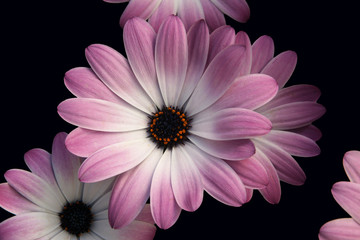
#> input picture im3 (1).jpg, 360 x 240 px
$ jupyter execute --allow-errors 14-05-2024.ipynb
#> lines starting #> are read from the running program, lines starting #| are printed output that depends on the picture; long printed decimals are rounded
[cell 1]
#Program to obtain row major representation of a given matrix
import cv2
img=cv2.imread("road.jpg",0)
#> (the rest of this cell did not finish here and is left out)

[cell 2]
#Program to obtain column major representation of a given matrix
import cv2
img=cv2.imread("road.jpg",0)
#> (the rest of this cell did not finish here and is left out)

[cell 3]
from PIL import Image
import numpy as np

# Open an image
img_path = "flower.jpg"
#> (the rest of this cell did not finish here and is left out)

[cell 4]
#Program to obtain Eucledian Distance between given two vectors
import math
v1 = [78, 77, 88]
#> v1 = [78, 77, 88]
v2 = [23, 33, 22]
sum1 = 0
for i in range(len(v1)):
    sum1 += ( v1[i] - v2[i] ) ** 2
#> this loop made 3 passes
#> sum1 on passes 1 to 3: 3025, 4961, 9317
#> after the loop, sum1 = 9317
ED=math.sqrt(sum1)
#> ED = 96.52
print("Euclidean Distance: ",ED)
#| Euclidean Distance:  96.525

[cell 5]
#Program to display Euclidean Distance of given multiple images without using built in functions
import math
import cv2

img1 = cv2.imread("flower.jpg", 0)
img2 = cv2.imread("cat.jpg", 0)

#> (the rest of this cell did not finish here and is left out)

[cell 6]
#Python program to find the average of grayscale image by using its vector without using built in functions
def average(image):
    sum = 0
    count = 0
    for row in image:
        for pixel in row:
            sum += pixel
            count += 1
    average = sum / count
    return average
image = [
    [90, 20, 30],
    [40, 50, 60],
    [70, 80, 90]
]
average = average(image)
print("Average intensity of the grayscale image:", average)

[cell 7]
#Python program to find the average of grayscale image without using built in functions
import cv2
def average(image):
    sums = 0
    count = 0
    for row in image:
        for pixel in row:
            sums += pixel
            count += 1
    average = sums / count
    return average
image = cv2.imread("flower.jpg",0)
#> (the rest of this cell did not finish here and is left out)

[cell 8]
#Python program to find the variance of grayscale image by using vector value without using built in functions
def variance(image):
    sums= 0
    sum_squared = 0
    count = 0
    for row in image:
        for pixel in row:
            sums += pixel
            sum_squared += pixel ** 2
            count += 1
    mean = sums / count
    variance = (sums / count) - (mean ** 2)
    return variance
image = [
    [10, 20, 30],
    [40, 50, 60],
    [70, 80, 90]
]
variance = variance(image)
print("Variance of the grayscale image:", variance)

[cell 9]
#Python program to find the variance of grayscale image without using built in functions
import cv2
def variance(image):
    sums= 0
    sum_squared = 0
    count = 0
    for row in image:
        for pixel in row:
            sums += pixel
            sum_squared += pixel ** 2
            count += 1
    mean = sums / count
    variance = (sum_squared / count) - (mean ** 2)
    return variance
image = cv2.imread("flower.jpg",0)
#> (the rest of this cell did not finish here and is left out)

[cell 10]
#Python program to find the variance of grayscale image by using vector value without using built in functions
import cv2
S = [[2, 5, 3],
    [6, 1, 8],
    [4, 7, 8]]
print("Original matrix\n",S)
sum1 = 0
for i in range(3):
    for j in range(3):
        sum1 += S[i][j]
mean = sum1 / 9
print("Mean :: ", mean)
varianceSum = 0
for i in range(3):
    for j in range(3):
        varianceSum += (S[i][j] - mean) ** 2
variance = varianceSum / 9
print("Variance :: ", variance)

[cell 11]
#Python program to find the mean,variance of grayscale image without using built in functions
import cv2
img = cv2.imread("flower.jpg", 0)
print("Original matrix\n",img)
#| Original matrix
#|  None
#> (the rest of this cell did not finish here and is left out)

#> (a cell that did not finish here is left out)

[cell 13]
#Program to plot mean,variance of 20 images without using built in functions
import cv2
import numpy as np
import matplotlib.pyplot as plt
img=input("Enter the image: ")
#> the answer given: im3 (1).jpg
image = cv2.imread(img,0)
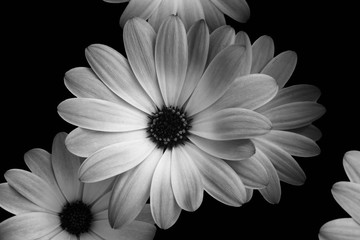
#> image: shape (240, 360); min 0, max 247, mean 80.3
image_array = np.array(image)
rows, cols = image.shape
#> rows = 240; cols = 360
sum1 = 0
for i in range(rows):
    for j in range(cols):
        sum1 += image[i,j]
#> after the loop, sum1 = 6937879
mean = sum1 / (rows * cols)
#> mean = 80.3
print("Mean :: ", mean)
#| Mean ::  80.300
varianceSum = 0
for i in range(rows):
    for j in range(cols):
        varianceSum += (image[i,j] - mean) ** 2
#> after the loop, varianceSum = 455338337.6
variance = varianceSum / (rows * cols)
#> variance = 5270.1
print("Variance :: ", variance)
#| Variance ::  5270.120
plt.figure(figsize=(10, 5))

# Plotting the image
plt.subplot(1, 2, 1)
plt.imshow(image_array, cmap='gray')
plt.title('Image')

# Plotting the mean and variance
plt.subplot(1, 2, 2)
plt.bar(['Mean', 'Variance'], [mean, variance])
plt.title('Mean and Variance')
plt.ylabel('Value')
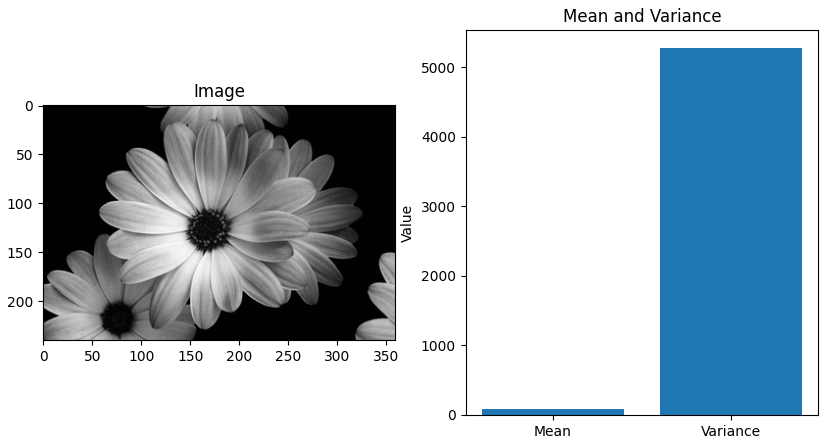
#> figure drawn by matplotlib, 2 panels

[cell 14]
#Program to plot mean,variance of 20 images without using built in functions
import cv2
import numpy as np
import matplotlib.pyplot as plt
img=input("Enter the image: ")
#> the answer given: im3 (1).jpg
image = cv2.imread(img,0)
image_array = np.array(image)
rows, cols = image.shape
sum1 = 0
for i in range(rows):
    for j in range(cols):
        sum1 += image[i,j]
#> after the loop, sum1 = 6937879
mean = sum1 / (rows * cols)
print("Mean :: ", mean)
#| Mean ::  80.300
varianceSum = 0
for i in range(rows):
    for j in range(cols):
        varianceSum += (image[i,j] - mean) ** 2
#> after the loop, varianceSum = 455338337.6
variance = varianceSum / (rows * cols)
print("Variance :: ", variance)
#| Variance ::  5270.120
plt.figure(figsize=(8, 6))
plt.scatter(mean, variance, color='blue', marker='o')
plt.xlabel('X-axis')
plt.ylabel('Y-axis')
plt.title('Scatter Plot Example')
plt.grid(True)
plt.show()
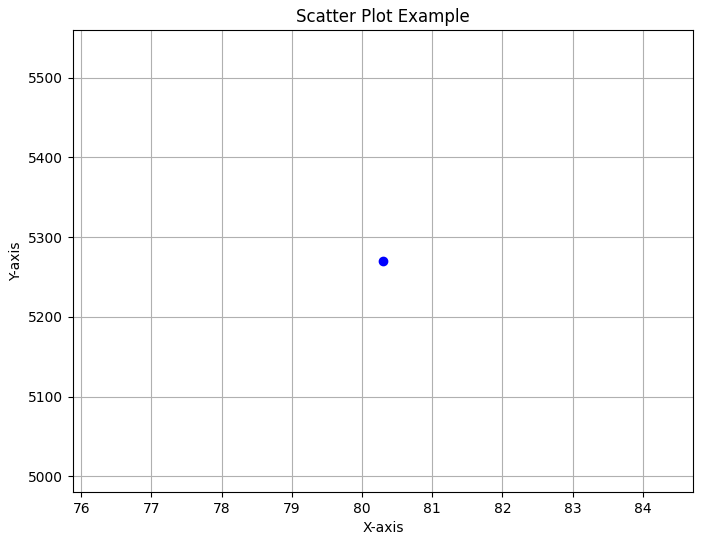
#> figure drawn by matplotlib, 1 panel
